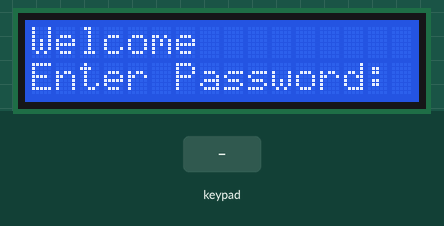
The sketch below on a simulated ESP32. On the bench: 16×2 character LCD. The test bench sets the inputs (shaded band). WiFi joins after 1.5 s; servers stay silent unless stated; what the sketch prints to the serial monitor is not drawn.

Above: at 2.7 s.
2.8 s: keypad keys 9 8 7 6 # pressed 0.4 s apart
At 3.6 s:
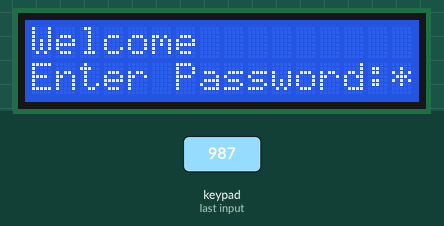
6.3 s: key '1' pressed
At 6.6 s:
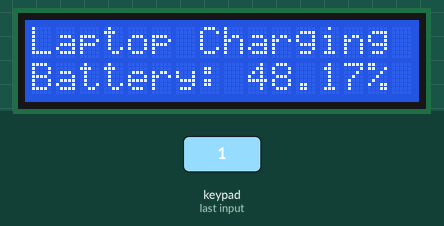
8.4 s: key '2' pressed
At 9.3 s:
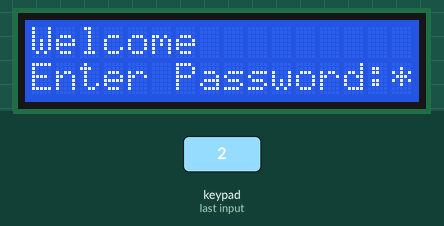
Timing chart, 0 to 11.4 s (numbered marks = the images above; inputs shaded):
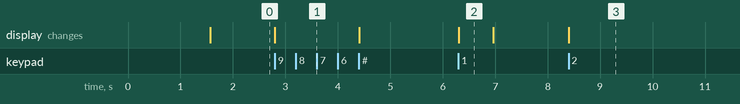

The sketch:

code_netxus.ino
```cpp
#include <Arduino.h>
#include <WiFi.h>
#include <Firebase_ESP_Client.h>
#include <LiquidCrystal.h>
#include <Keypad.h>

#define FIREBASE_HOST "arduino-test-324dd-default-rtdb.firebaseio.com" // Replace with your Firebase project URL
#define FIREBASE_AUTH "AIzaSyC_WxgQSBu_FoU9s6xnHI2fpIBMcbm4NGA" // Replace with your Firebase authentication token
#define WIFI_SSID "Techgik"
#define WIFI_PASSWORD "delightgik@2024"

LiquidCrystal lcd(12, 11, 5, 4, 3, 2); // Adjust pin numbers based on your LCD connection

const byte ROWS = 4; // Four rows
const byte COLS = 3; // Three columns
char keys[ROWS][COLS] = {
  {'1','2','3'},
  {'4','5','6'},
  {'7','8','9'},
  {'*','0','#'}
};
byte rowPins[ROWS] = {9, 8, 7, 6}; // Connect keypad ROW0, ROW1, ROW2 and ROW3 to these Arduino pins.
byte colPins[COLS] = {13, 10, A0}; // Connect keypad COL0, COL1 and COL2 to these Arduino pins.

Keypad keypad = Keypad( makeKeymap(keys), rowPins, colPins, ROWS, COLS );

FirebaseData fbdo;

void setup() {
  Serial.begin(115200);
  lcd.begin(16, 2); // Initialize the LCD with 16 columns and 2 rows
  WiFi.begin(WIFI_SSID, WIFI_PASSWORD);
  while (WiFi.status() != WL_CONNECTED) {
    delay(500);
    Serial.print(".");
  }
  Serial.println("WiFi connected");

  Firebase.begin(FIREBASE_HOST, FIREBASE_AUTH);

  // Sign up if not already signed up
  if (!Firebase.signUp(&fbdo)) {
    Serial.println("Sign up failed.");
    Serial.println(fbdo.errorReason());
  } else {
    Serial.println("Sign up successful.");
  }
}

void loop() {
  // Display welcome message and ask for password
  lcd.clear();
  lcd.print("Welcome");
  lcd.setCursor(0, 1);
  lcd.print("Enter Password:");

  // Wait for the password input
  String password = "";
  while (password.length() < 4) {
    char key = keypad.getKey();
    if (key != NO_KEY && key != '#') {
      password += key;
      lcd.print('*'); // Print '*' for each entered digit
      delay(200);
    }
  }

  // Wait for the user to press the enter key
  while (keypad.getKey() != '#') {
    // Wait until the enter key is pressed
  }

  // Display message for selecting device type
  lcd.clear();
  lcd.print("Are you charging");
  lcd.setCursor(0, 1);
  lcd.print("phone or laptop?");
  lcd.setCursor(0, 2);
  lcd.print("Press 1 for laptop");
  lcd.setCursor(0, 3);
  lcd.print("Press 0 for phone");

  // Wait for the device type input
  char deviceType = ' ';
  while (deviceType != '0' && deviceType != '1') {
    deviceType = keypad.getKey();
  }

  // Send data to Firebase
  if (Firebase.ready()) {
    // Read analog input (assuming a 12-bit ADC)
    float voltage = (float)analogRead(A1) / 4096 * 24 * 47000 / 92931;

    // Convert voltage to percentage
    float percentage = (voltage / 12.6) * 100;

    // Display the result on the LCD
    lcd.clear();
    if (deviceType == '0') {
      lcd.print("Phone Charging");
    } else if (deviceType == '1') {
      lcd.print("Laptop Charging");
    } else if (deviceType == '*' || deviceType == '#') {
      lcd.print("Laptop & Phone Charging");
    }
    lcd.setCursor(0, 1);
    lcd.print("Battery: ");
    lcd.print(percentage);
    lcd.print("%");

    // Set data at the specified database path
    if (Firebase.RTDB.setFloat(&fbdo, "voltage", voltage)) {
      Serial.println("Voltage Data Sent Successfully");
    } else {
      Serial.println("Failed to Send Voltage Data");
      Serial.println("Reason: " + fbdo.errorReason());
    }

    if (Firebase.RTDB.setFloat(&fbdo, "battery_percentage", percentage)) {
      Serial.println("Percentage Data Sent Successfully");
    } else {
      Serial.println("Failed to Send Percentage Data");
      Serial.println("Reason: " + fbdo.errorReason());
    }

    if (Firebase.RTDB.setString(&fbdo, "deviceType", String(deviceType))) {
      Serial.println("Device Type Data Sent Successfully");
    } else {
      Serial.println("Failed to Send Device Type Data");
      Serial.println("Reason: " + fbdo.errorReason());
    }
  }

  // Delay for a while
  delay(200);
}

void drawPercentageBar(float percentage) {
  int barLength = map(percentage, 0, 100, 0, 16);

  lcd.setCursor(0, 2);
  lcd.print("[");
  for (int i = 0; i < barLength; i++) {
    lcd.print("=");
  }
  for (int i = barLength; i < 16; i++) {
    lcd.print(" ");
  }
  lcd.print("]");
}
```

Measured:
- after the input at 2.8 s, the display: changes at once (image 1)
- after the input at 6.3 s, the display: changes at once (image 2)
- after the input at 8.4 s, the display: changes at once (image 3)
- what the display in image 2 shows lasts 0.7 s, from 6.3 s to 7.0 s
